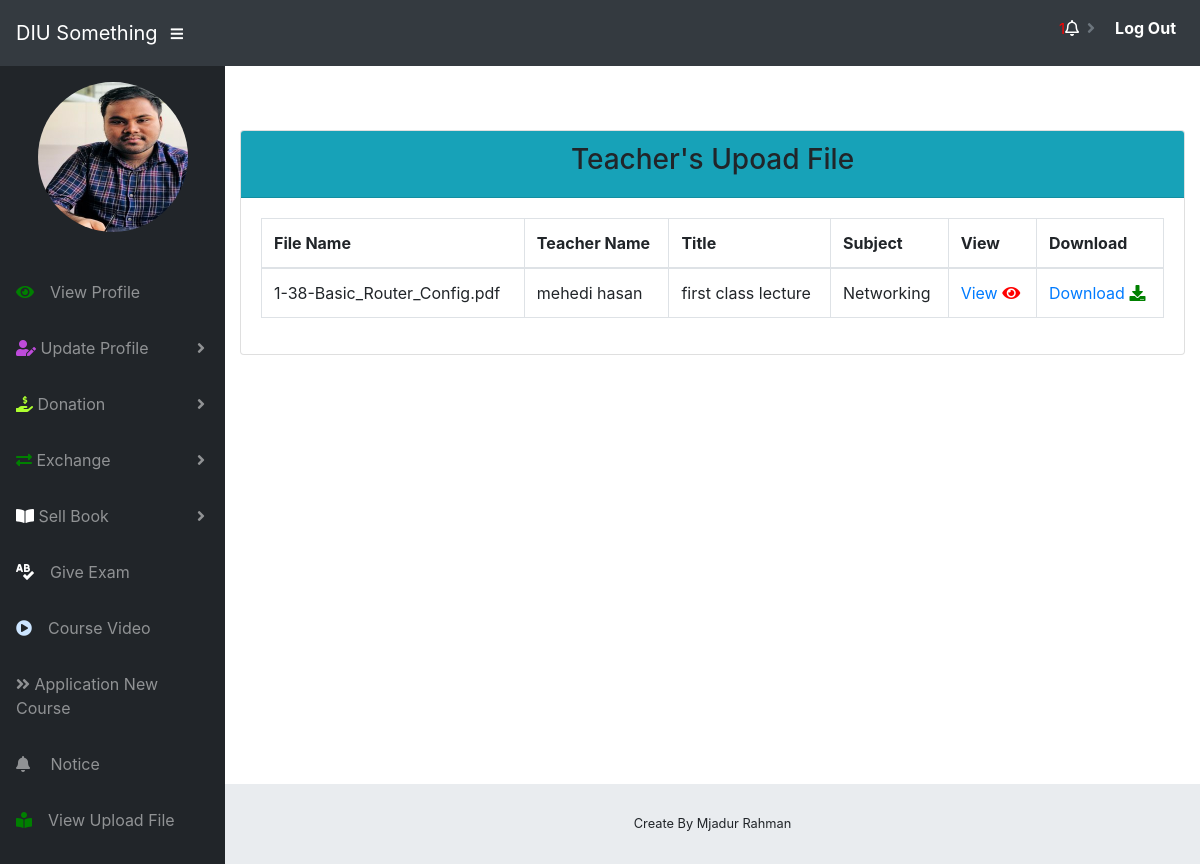
The page /student/view.php (signed in) on the database its author committed.
### tables this page shows
CREATE TABLE `students` (
  `id` int(11) NOT NULL,
  `first_name` varchar(255) NOT NULL,
  `last_name` varchar(255) NOT NULL,
  `username` varchar(255) NOT NULL,
  `depertment` varchar(255) NOT NULL,
  `password` varchar(255) NOT NULL,
  `status` varchar(255) NOT NULL,
  `contact` varchar(255) NOT NULL,
  `address` varchar(255) NOT NULL,
  `dob` date NOT NULL,
  `gender` varchar(255) NOT NULL,
  `fathername` varchar(255) NOT NULL,
  `mothername` varchar(255) NOT NULL,
  `fatherphone` varchar(255) NOT NULL,
  `motherphone` varchar(255) NOT NULL,
  `image` varchar(255) NOT NULL
);

CREATE TABLE `tbl_files` (
  `id` int(11) NOT NULL,
  `teacherID` int(11) NOT NULL,
  `filename` varchar(255) NOT NULL,
  `created` datetime NOT NULL,
  `fcname` varchar(255) NOT NULL,
  `title` varchar(255) NOT NULL,
  `subject` varchar(255) NOT NULL
);

### php/students.php (called while the page is built, shortened)
<?php
function getUserDataByUserId($id) {
    global $connect;
	$sql = "SELECT * FROM students WHERE id = $id";
	$query = $connect->query($sql);
	$result = $query->fetch_assoc();
	return $result;
}

### student/view.php (the view)
<?php include "mastering/header.php"?>
<body id="page-top">
<?php include "mastering/nav.php"?>
<div id="wrapper">
    <?php include "mastering/side_bar.php"?>
    <div id="content-wrapper">
        <div class="container">
            <div class="row">
                <div class="col-md-12 mx-aut mb-5">
                    <div class="card mt-5">
                        <div class="card-header bg-info">
                            <?php
                                $sql = "SELECT * FROM tbl_files";
                                $result = mysqli_query($connect, $sql);
                            ?>
                            <h3 class="text-center">Teacher's Upoad File</h3>
                        </div>
                        <div class="card-body">
                            <div class="table-responsive">
                                <table class="table table-bordered table-hover">
                                    <thead>
                                    <tr>
                                        <th>File Name</th>
                                        <th>Teacher Name</th>
                                        <th>Title</th>
                                        <th>Subject</th>
                                        <th>View</th>
                                        <th>Download</th>
                                    </tr>
                                    </thead>
                                    <tbody>
                                    <?php while($row = mysqli_fetch_array($result)) { ?>
                                        <tr>
                                            <td><?php echo $row['filename']; ?></td>
                                            <td><?php echo $row['fcname']; ?></td>
                                            <td><?php echo $row['title']; ?></td>
                                            <td><?php echo $row['subject']; ?></td>
                                            <td><a href="../teacher/uploads/<?php echo $row['filename']; ?>" target="_blank">View <i class="fas fa-eye" style="color: red"></i></a></td>
                                            <td><a href="../teacher/uploads/<?php echo $row['filename']; ?>" download>Download <i class="fas fa-download" style="color: green"></i></a></td>
                                        </tr>
                                    <?php } ?>
                                    </tbody>
                                </table>
                            </div>
                        </div>
                    </div>
                </div>
            </div>
            <?php include "mastering/footer.php" ?>
        </div>
    </div>
    <?php include "mastering/script.php"?>

### student/mastering/side_bar.php (shortened to what this page needs)
<ul class="sidebar navbar-nav">
    <li class="nav-item active">
        <a class="nav-link" href="">
            <span> <p class="text-center"><img class="img-fluid" src="../images/<?php echo $userdata['image'] ?>" title="<?php echo $userdata['first_name']?>" alt="card image" style="height: 150px; width: 150px; border-radius: 67%"></p></span>
        </a>
    </li>
    <li class="nav-item">
        <a href="student_dasboard.php" class="nav-link card-symbol"><span class="card_view"><i class="fas fa-eye" style="color: green;"></i><span class="ml-3">View Profile</span></span></a>
    </li>
    <li class="nav-item dropdown">
        <a class="nav-link dropdown-toggle" href="#" id="pagesDropdown" role="button" data-toggle="dropdown" aria-haspopup="true" aria-expanded="false">
            <i class="fas fa-user-edit" style="color: #BE4BDB"></i>
            <span>Update Profile</span>
        </a>
    </li>
    <li class="nav-item dropdown">
        <a class="nav-link dropdown-toggle" href="#" id="pagesDropdown" role="button" data-toggle="dropdown" aria-haspopup="true" aria-expanded="false">
            <i class="fas fa-hand-holding-usd" style="color: greenyellow"></i>
            <span>Donation</span>
        </a>
    </li>
    <li class="nav-item dropdown">
        <a class="nav-link dropdown-toggle" href="#" id="pagesDropdown" role="button" data-toggle="dropdown" aria-haspopup="true" aria-expanded="false">
            <i class="fas fa-exchange-alt" style="color: green;"></i>
            <span>Exchange</span>
        </a>
    </li>
    <li class="nav-item dropdown">
        <a class="nav-link dropdown-toggle" href="#" id="pagesDropdown" role="button" data-toggle="dropdown" aria-haspopup="true" aria-expanded="false">
            <i class="fas fa-book-open" style="color: white"></i>
            <span>Sell Book</span>
        </a>
    </li>
    <li class="nav-item">
        <a href="exam/index.php" target="_blank" class="nav-link card-symbol"><i class="fas fa-spell-check" style="color:  white"></i><span class="card_view"><span class="ml-3">Give Exam</span></span></a>
    </li>
    <li class="nav-item">
        <a href="course_video.php" class="nav-link card-symbol"><i class="fas fa-play-circle" style="color: #cce5ff;"></i><span class="card_view"><span class="ml-3">Course Video</span></span></a>
    </li>
    <li class="nav-item">
        <a href="send_request.php" class="nav-link card-symbol"><i class="fas fa-angle-double-right"></i><span class="card_view"><span> Application New Course</span></span></a>
    </li>
    <li class="nav-item">
        <a href="notice.php" class="nav-link card-symbol"><i class="fas fa-bell"></i><span class="card_view"><span class="ml-3"> Notice</span></span></a>
    </li>
    <li class="nav-item">
        <a href="view.php" class="nav-link card-symbol"><i class="fas fa-book-reader" style="color: green"></i><span class="card_view"><span class="ml-3">View Upload File</span></span></a>
    </li>
</ul>

### rows shown on the page
students: image (picture)
tbl_files: filename "1-38-Basic_Router_Config.pdf", fcname "mehedi hasan", title "first class lecture", subject "Networking"

### other values the page prints
$count "1"
